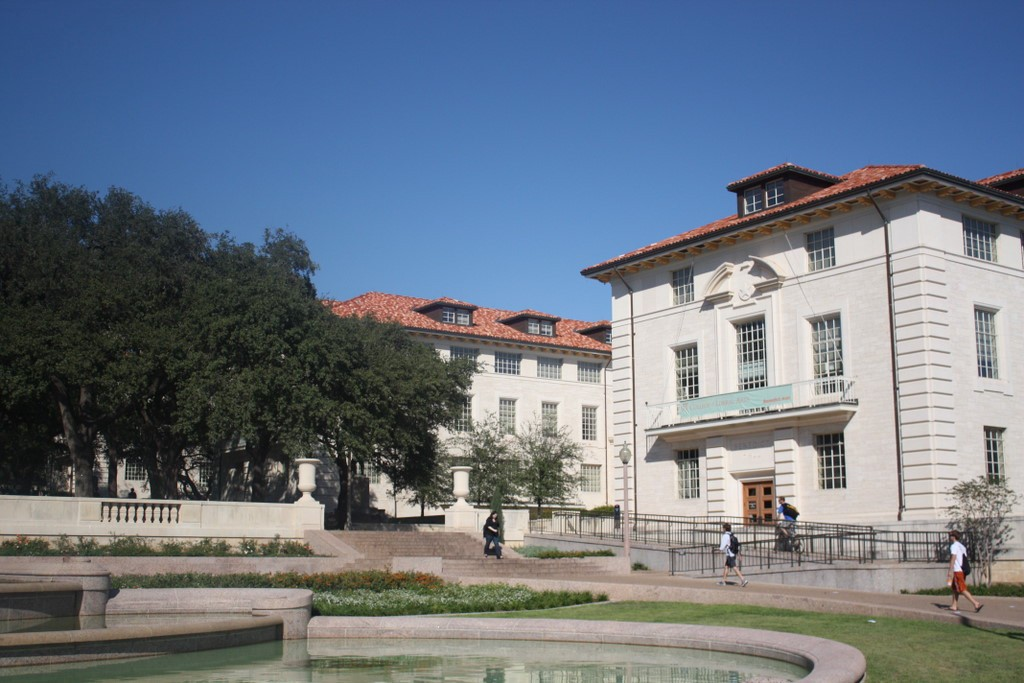
#> input picture c_08_features/right.jpg, 1024 x 683 px, found by its file name
$ python testsift2.py
#> lines starting #> are read from the running program, lines starting #| are printed output that depends on the picture
# pip uninstall opencv-python
# pip install -U opencv-contrib-python==3.4.0.12


#https://towardsdatascience.com/image-stitching-using-opencv-817779c86a83

import cv2
import numpy as np
import matplotlib.pyplot as plt
from random import randrange

rgb1 = cv2.cvtColor(cv2.imread("right.JPG"),cv2.COLOR_BGR2RGB)
gray1 = cv2.cvtColor(rgb1,cv2.COLOR_RGB2GRAY)
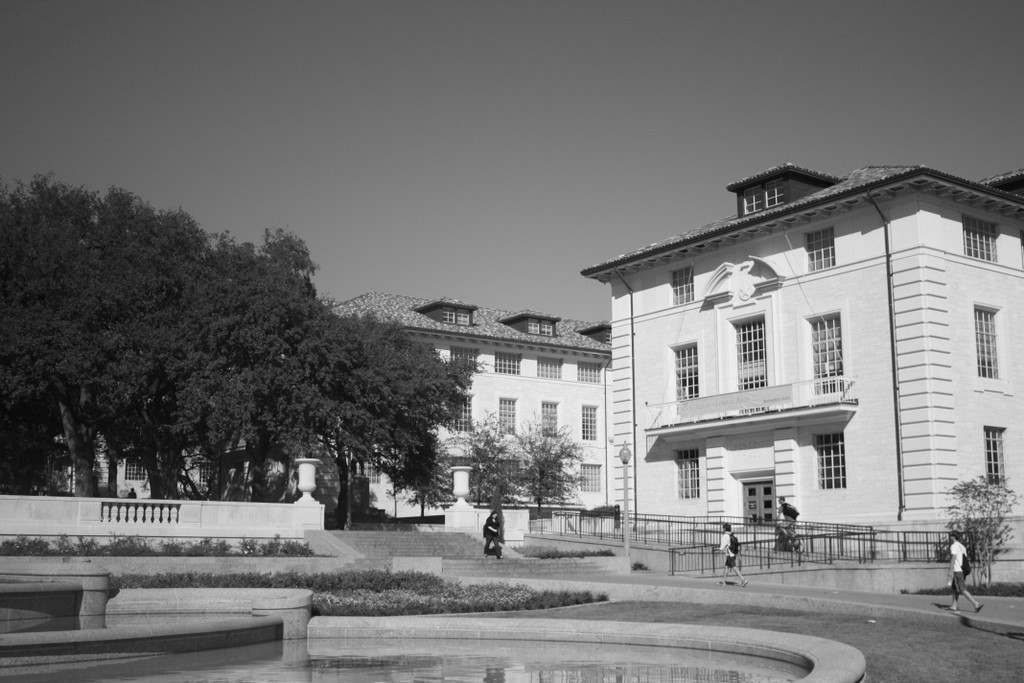
#> gray1: shape (683, 1024); min 3, max 253, mean 117
rgb2 = cv2.cvtColor(cv2.imread("left.JPG"),cv2.COLOR_BGR2RGB)
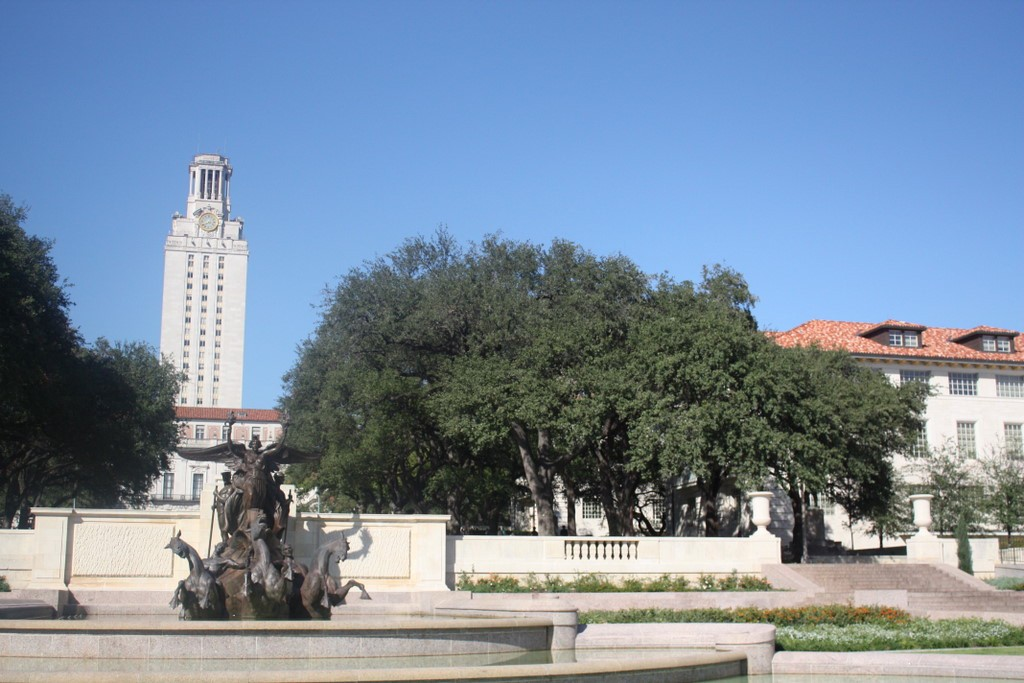
#> input picture c_08_features/left.jpg, 1024 x 683 px, found by its file name
gray2 = cv2.cvtColor(rgb2,cv2.COLOR_RGB2GRAY)
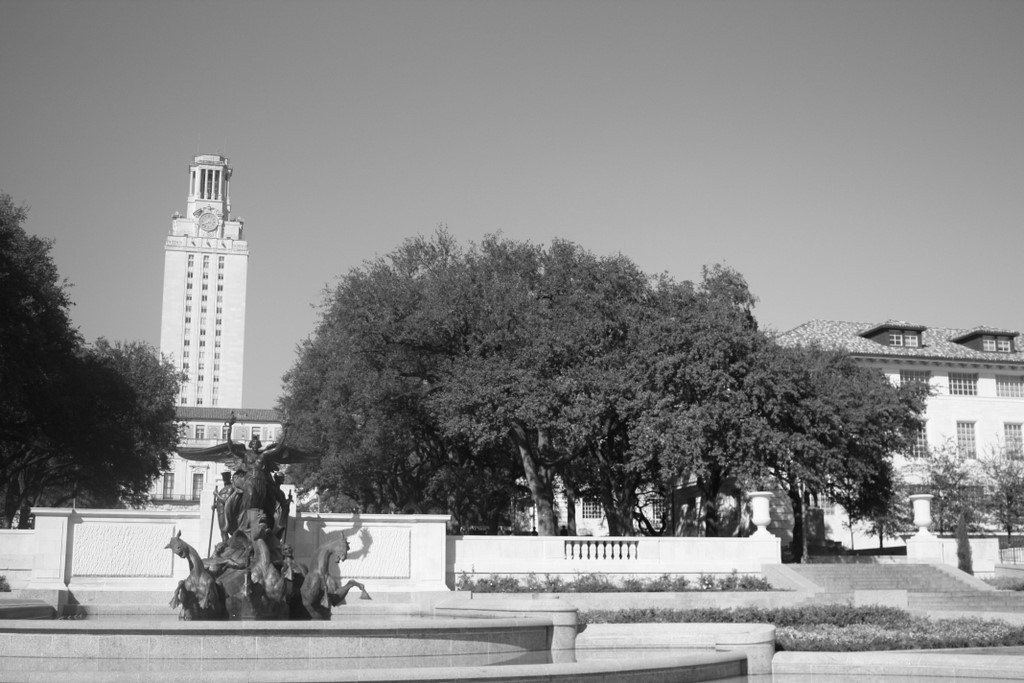
#> gray2: shape (683, 1024); min 3, max 255, mean 136.7

sift = cv2.xfeatures2d.SIFT_create()
# find the keypoints and descriptors with SIFT
kp1, des1 = sift.detectAndCompute(gray1,None)
#> kp1 = 4239 keypoints; strongest (x, y, size): (958, 550, 9.6), (490, 528, 2), (440, 520, 6.8), (376, 451, 1.8)
kp2, des2 = sift.detectAndCompute(gray2,None)
#> kp2 = 5346 keypoints; strongest (x, y, size): (620, 556, 2.4), (612, 556, 2.2), (698, 499, 3.5), (772, 470, 2.8)

bf = cv2.BFMatcher()
matches = bf.knnMatch(des1,des2, k=2)
#> matches = 4239 matches

# Apply ratio test
good = []
for m in matches:
    if m[0].distance < 0.5*m[1].distance:
        good.append(m)
#> after the loop, good = 696 matches
matches = np.asarray(good)

# show only 30 matches
im_matches = cv2.drawMatchesKnn(rgb1,kp1,rgb2,kp2,good[0:30],None,flags=cv2.DrawMatchesFlags_NOT_DRAW_SINGLE_POINTS)
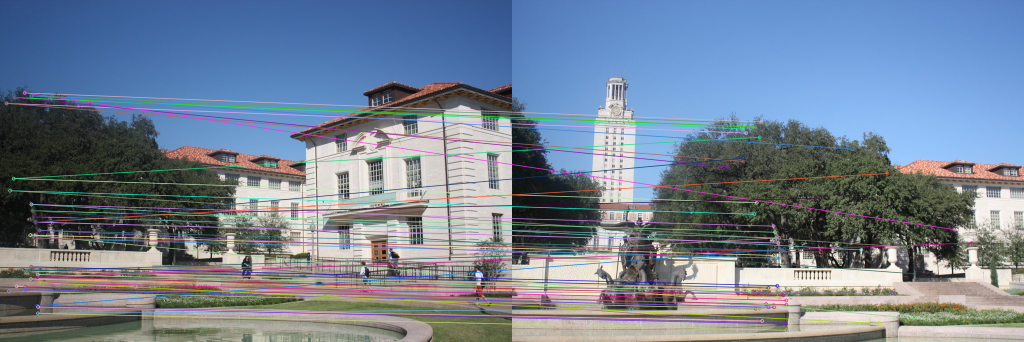
#> im_matches: shape (683, 2048, 3) (shown at 1/2 size); mean R, G, B 115.7, 129.6, 147.6
plt.imshow(im_matches)
plt.show()

test=cv2.drawKeypoints(rgb1,kp1,None,flags=cv2.DRAW_MATCHES_FLAGS_DRAW_RICH_KEYPOINTS)
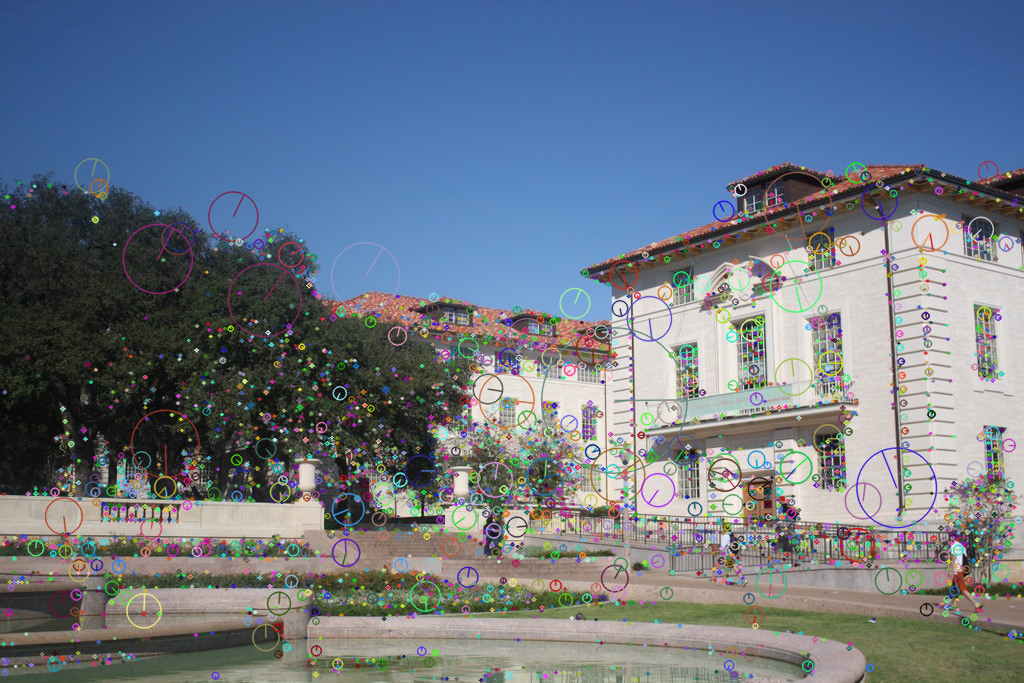
#> test: shape (683, 1024, 3); mean R, G, B 107.9, 119.1, 133
plt.imshow(test)
plt.show()


src = np.float32([ kp1[m.queryIdx].pt for m in matches[:,0] ]).reshape(-1,1,2)
#> src = 696 rows, first 8: [12.77, 206.4], [17.56, 581.7], [17.56, 581.7], [19.78, 380.9], [27.07, 356.7], [28.91, 194.8], [28.91, 194.8], [32.88, 572]
dst = np.float32([ kp2[m.trainIdx].pt for m in matches[:,0] ]).reshape(-1,1,2)
#> dst = 696 rows, first 8: [467.8, 265.7], [494, 617.1], [494, 617.1], [484.1, 428.1], [489, 405], [481.5, 253.5], [481.5, 253.5], [507.6, 607.9]
H, masked = cv2.findHomography(src, dst, cv2.RANSAC, 5.0)
#> H = [[0.767, 0.0356, 446.9], [-0.135, 0.911, 76.22], [-0.000209, -3.39e-05, 1]]; masked = 696 values, max 1 at index 0, min 0 at index 552, mean 0.994

# dst = cv2.warpPerspective(rgb1,H,(rgb2.shape[1] + rgb1.shape[1], rgb1.shape[0]+rgb2.shape[0]))
# dst[0:rgb2.shape[0], 0:rgb2.shape[1]] = rgb2

print(H)
#| [[ 7.66686068e-01  3.56000937e-02  4.46914688e+02]
#|  [-1.34919227e-01  9.11110691e-01  7.62161737e+01]
#|  [-2.09455853e-04 -3.38888874e-05  1.00000000e+00]]

# plt.figure()
# plt.imshow(dst)
# plt.show()

def warpTwoImages(img1, img2, H):
    '''warp img2 to img1 with homograph H
    from: https://stackoverflow.com/questions/13063201/how-to-show-the-whole-image-when-using-opencv-warpperspective
    '''
    h1,w1 = img1.shape[:2]
#> h1 = 683; w1 = 1024
    h2,w2 = img2.shape[:2]
#> h2 = 683; w2 = 1024
    pts1 = np.float32([[0,0],[0,h1],[w1,h1],[w1,0]]).reshape(-1,1,2)
    pts2 = np.float32([[0,0],[0,h2],[w2,h2],[w2,0]]).reshape(-1,1,2)
    pts2_ = cv2.perspectiveTransform(pts2, H)
#> pts2_ = [[446.9, 76.22], [482.4, 715.1], [1647.9, 735], [1568.4, -78.85]]
    pts = np.concatenate((pts1, pts2_), axis=0)
#> pts = [[0, 0], [0, 683], [1024, 683], [1024, 0], [446.9, 76.22], [482.4, 715.1], [1647.9, 735], [1568.4, -78.85]]
    [xmin, ymin] = np.int32(pts.min(axis=0).ravel() - 0.5)
#> xmin = 0; ymin = -79
    [xmax, ymax] = np.int32(pts.max(axis=0).ravel() + 0.5)
#> xmax = 1648; ymax = 735
    t = [-xmin,-ymin]
#> t = [0, 79]
    Ht = np.array([[1,0,t[0]],[0,1,t[1]],[0,0,1]]) # translate
#> Ht = [[1, 0, 0], [0, 1, 79], [0, 0, 1]]

    result = cv2.warpPerspective(img2, Ht@H, (xmax-xmin, ymax-ymin))
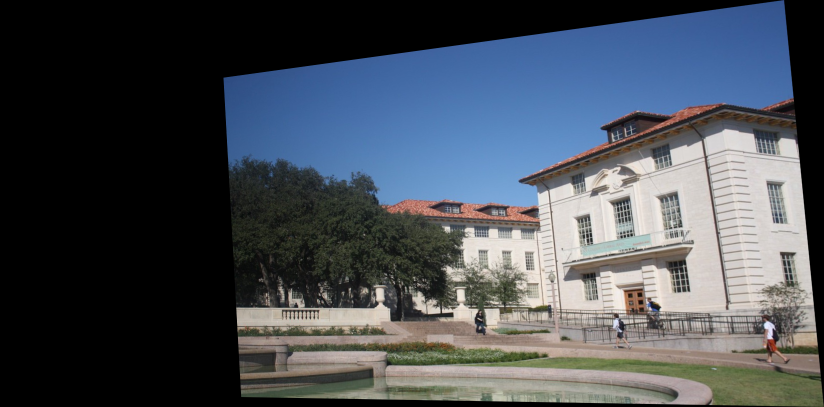
#> result: shape (814, 1648, 3) (shown at 1/2 size); mean R, G, B 70.9, 77.1, 84.9
    result[t[1]:h1+t[1],t[0]:w1+t[0]] = img1
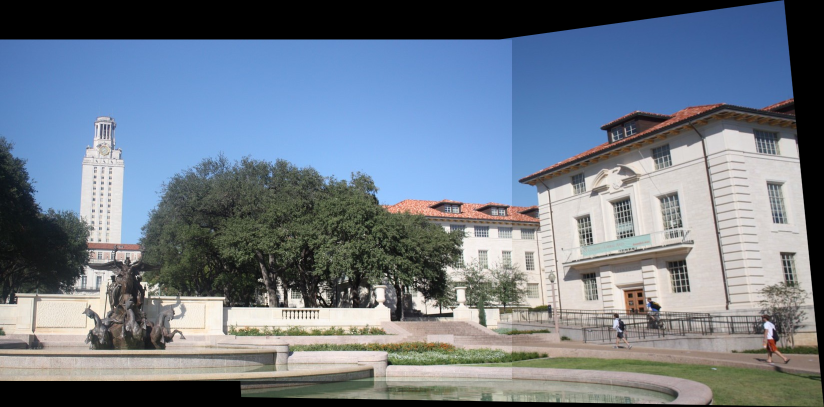
#> result: shape (814, 1648, 3) (shown at 1/2 size); mean R, G, B 111.4, 122.9, 136.2
    return result

result = warpTwoImages(rgb2, rgb1, H)

plt.figure()
plt.imshow(result)
plt.show()
